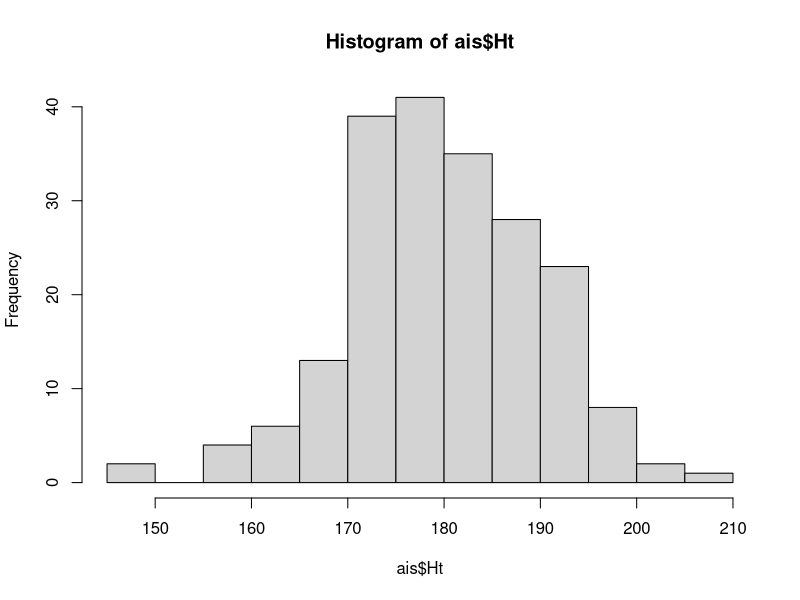
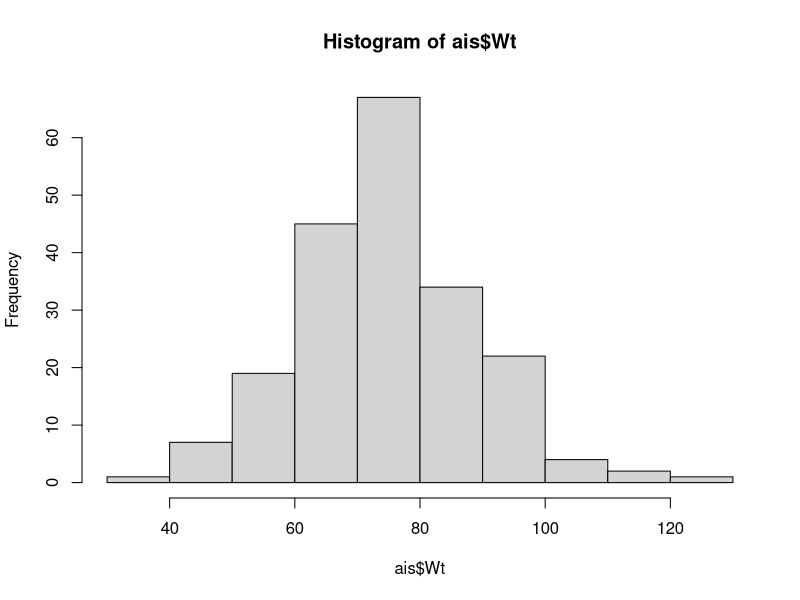
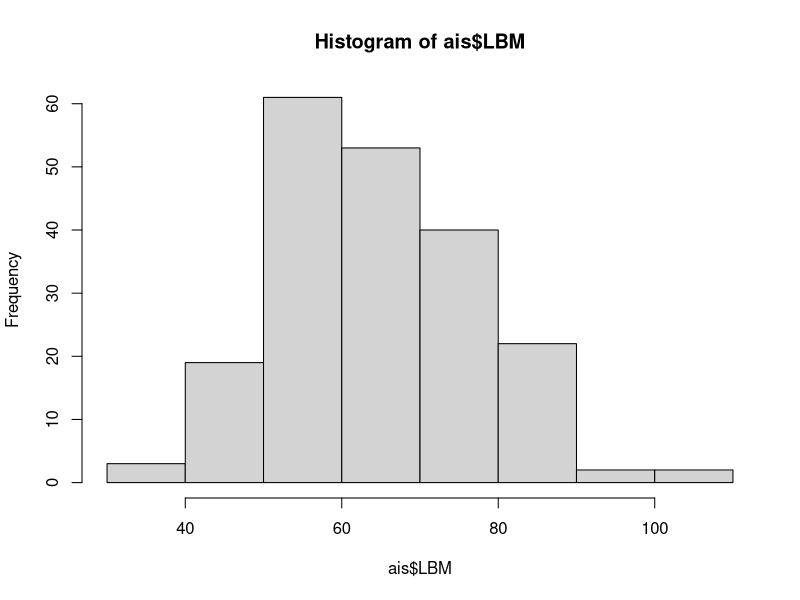
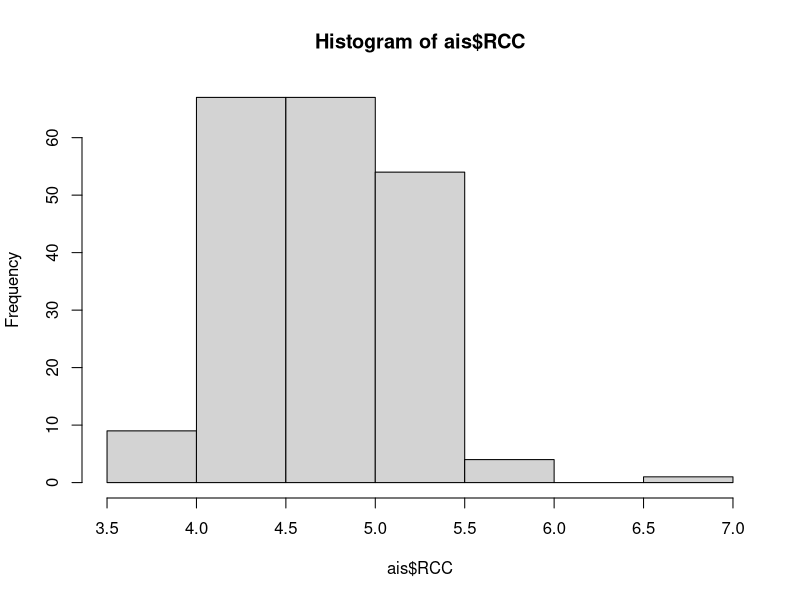
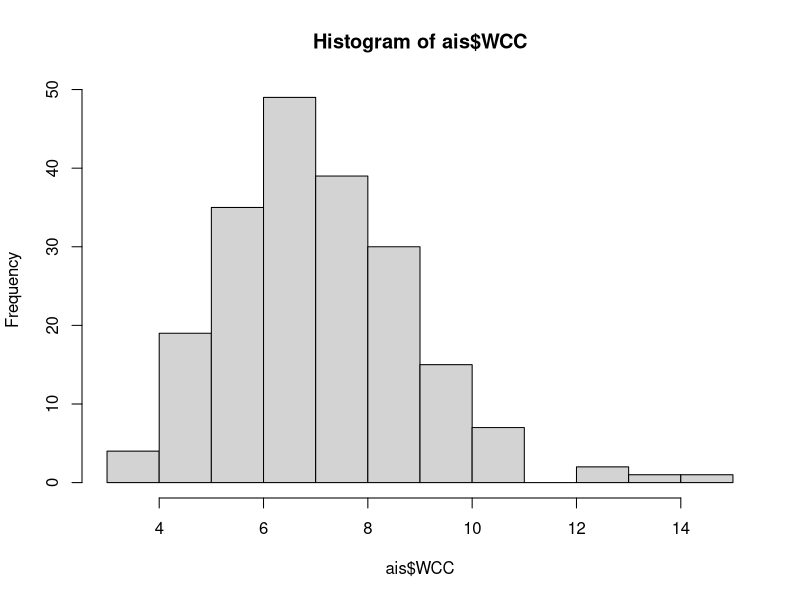
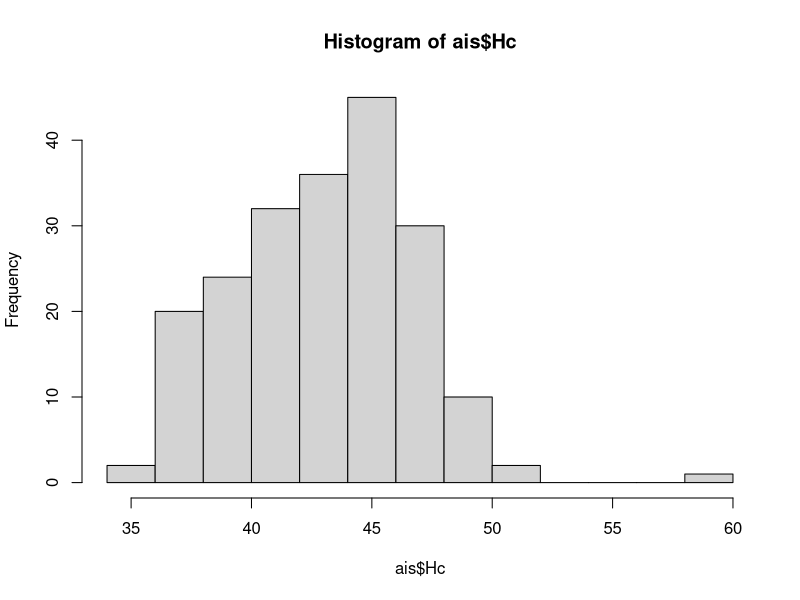
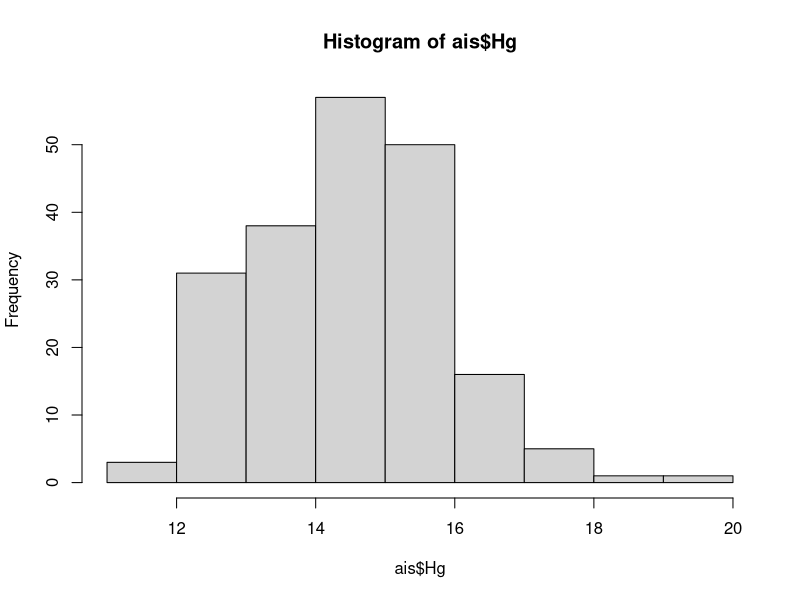
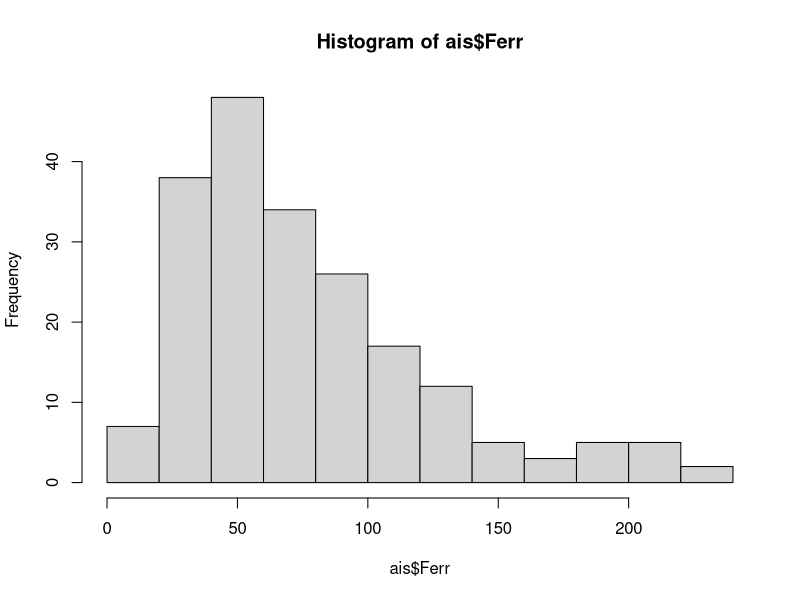

Write the R code that produced these figures, in order.
#https://www.mayoclinic.org/tests-procedures/hematocrit/about/pac-20384728
#https://www.rdocumentation.org/packages/alr4/versions/1.0.5/topics/ais
#require(MASS)

ais = read.csv("ais.csv")
#pairs(ais)
#summary(ais)

#sum(ais$Sex[which(ais$Sex == 1)])
#class(ais$Sport)
#class(ais$Sex)
#ais$Sex = as.factor(ais$Sex)
ais$Sex <- factor(ais$Sex,levels = c(0,1),labels = c("Male", "Female"))


summary(ais$Sex)
#males = which(ais$Sex == 0)
#ais$Sex = "Female"  
#ais$Sex[males] = "Male"
#summary(ais$Sport)
#names(ais)
#k nearest neighbors sport

#table(ais$Sport) #response
#table(ais$Sex) 

#plot histograms of variable to check for normality
#hist(ais$Bfat) #possible response variable looks skewed

hist(ais$Ht)
hist(ais$Wt)
hist(ais$LBM)
hist(ais$RCC)
hist(ais$WCC)
hist(ais$Hc)
hist(ais$Hg)
hist(ais$Ferr)
hist(ais$BMI)
hist(ais$SSF)



#Make variable Ball Sport if 1 if sport involves ball and zero if no ball involved.
#are there variables that predict whether an athletes plays a sport involving a ball.
#ball_sports = c("b_ball", "w_polo", "tennis", "netball")
#ais$ballsport = 0

#ais$ballsport[which(ais$Sport %in% ball_sports)] = 1
#ais$ballsport <- factor(ais$ballsport,levels = c(0,1),labels = c("No Ball", "Ball"))
ais = ais[,c(2:13)]
#table(ais$ballsport)

pairs(ais)

############################################################################################
##### Double cross-validation with a pre-defined cv function for inner model selection #####				 
############################################################################################
#install.packages("glmnet")
library(glmnet)  # use LASSO model from package glmnet 
lambdalist = c(0:10)/100  # defines models to consider


##### model selection ##### reference - PenalizedModelAssessment.R from Lesson 5
fulldata.in = ais
x.in = model.matrix(Bfat~.,data=fulldata.in)[,-1]
y.in = fulldata.in[,1]
k.in = 10 
n.in = dim(fulldata.in)[1]
groups.in = c(rep(1:k.in,floor(n.in/k.in)),1:(n.in%%k.in))  #produces list of group labels
set.seed(8)
cvgroups.in = sample(groups.in,n.in)  #orders randomly, with seed (8) 
#LASSO cross-validation
cvLASSOglm.in = cv.glmnet(x.in, y.in, lambda=lambdalist, alpha = 1, nfolds=k.in, foldid=cvgroups.in)
plot(cvLASSOglm.in$lambda,cvLASSOglm.in$cvm,type="l",lwd=2,col="red",xlab="lambda",ylab="CV(10)")
whichlowestcvLASSO.in = order(cvLASSOglm.in$cvm)[1]; min(cvLASSOglm.in$cvm)
bestlambdaLASSO = (cvLASSOglm.in$lambda)[whichlowestcvLASSO.in]; bestlambdaLASSO
abline(v=bestlambdaLASSO)
bestlambdaLASSO  # this is the lambda for the best LASSO model
LASSOfit.in = glmnet(x.in, y.in, alpha = 1,lambda=lambdalist)  # fit the model across possible lambda
LASSObestcoef = coef(LASSOfit.in, s = bestlambdaLASSO); LASSObestcoef # coefficients for the best model fit








##### model assessment OUTER shell #####
# fulldata.out = bodyfat
# k.out = 10 
# n.out = dim(fulldata.out)[1]
# #define the cross-validation splits 
# groups.out = c(rep(1:k.out,floor(n.out/k.out)),1:(n.out%%k.out))  #produces list of group labels
# set.seed(8)
# cvgroups.out = sample(groups.out,n.out)  #orders randomly, with seed (8) 
# 
# allpredictedCV.out = rep(NA,n.out)
# for (j in 1:k.out)  {  #be careful not to re-use loop indices
#   groupj.out = (cvgroups.out == j)
#   traindata.out = bodyfat[!groupj.out,]
#   trainx.out = model.matrix(BodyFatSiri~.,data=traindata.out)[,-(1:4)]
#   trainy.out = traindata.out[,3]
#   testdata.out = bodyfat[groupj.out,]
#   testx.out = model.matrix(BodyFatSiri~.,data=testdata.out)[,-(1:4)]
#   testy.out = testdata.out[,3]
#   ### entire model-fitting process ###
#   ###	:	:	:	:	:	:	:  ###
#   ###   :	:	:	:	:	:	:  ###
#   ### resulting in bestlambdaLASSO ###
#   LASSOtrainfit.out = glmnet(trainx.out, trainy.out, alpha = 1,lambda=lambdalist)
#   allpredictedCV.out[groupj.out] = predict(LASSOtrainfit.out,newx=testx.out,s=bestlambdaLASSO)
# }
# #assessment
# y.out = fulldata.out$BodyFatSiri
# CV.out = sum((allpredictedCV.out-y.out)^2)/n.out; CV.out
# R2.out = 1-sum((allpredictedCV.out-y.out)^2)/sum((y.out-mean(y.out))^2); R2.out






##### model assessment OUTER CV (with model selection INNER CV as part of model-fitting) #####
fulldata.out = ais
k.out = 10 
n.out = dim(fulldata.out)[1]
#define the cross-validation splits 
groups.out = c(rep(1:k.out,floor(n.out/k.out)),1:(n.out%%k.out))  #produces list of group labels
set.seed(8)
cvgroups.out = sample(groups.out,n.out)  #orders randomly, with seed (8) 

allpredictedCV.out = rep(NA,n.out)
for (j in 1:k.out)  {  #be careful not to re-use loop indices
  groupj.out = (cvgroups.out == j)
  traindata.out = ais[!groupj.out,]
  trainx.out = model.matrix(Bfat~.,data=traindata.out)[,-1]
  trainy.out = traindata.out[,1]
  testdata.out = ais[groupj.out,]
  testx.out = model.matrix(Bfat~.,data=testdata.out)[,-1]
  testy.out = testdata.out[,1]
  ### entire model-fitting process ###
  fulldata.in = traindata.out  # only input the data used to fit the model
  x.in = model.matrix(Bfat~.,data=fulldata.in)[,-1]
  y.in = fulldata.in[,1]
  k.in = 10 
  n.in = dim(fulldata.in)[1]
  groups.in = c(rep(1:k.in,floor(n.in/k.in)),1:(n.in%%k.in))  #produces list of group labels
  #    set.seed(8)   # do not reset seed for each internal loop
  cvgroups.in = sample(groups.in,n.in)  #orders randomly, with seed (8) 
  #LASSO cross-validation
  cvLASSOglm.in = cv.glmnet(x.in, y.in, lambda=lambdalist, alpha = 1, nfolds=k.in, foldid=cvgroups.in)
  plot(cvLASSOglm.in$lambda,cvLASSOglm.in$cvm,type="l",lwd=2,col="red",xlab="lambda",ylab="CV(10)")
  whichlowestcvLASSO.in = order(cvLASSOglm.in$cvm)[1]; min(cvLASSOglm.in$cvm)
  bestlambdaLASSO = (cvLASSOglm.in$lambda)[whichlowestcvLASSO.in]; bestlambdaLASSO
  abline(v=bestlambdaLASSO)
  ### resulting in bestlambdaLASSO ###
  LASSOtrainfit.out = glmnet(trainx.out, trainy.out, alpha = 1,lambda=lambdalist)
  allpredictedCV.out[groupj.out] = predict(LASSOtrainfit.out,newx=testx.out,s=bestlambdaLASSO)
}
#assessment
y.out = fulldata.out$Bfat
CV.out = sum((allpredictedCV.out-y.out)^2)/n.out
R2.out = 1-sum((allpredictedCV.out-y.out)^2)/sum((y.out-mean(y.out))^2)
CV.out; R2.out



























###############################################################################################
##### Double cross-validation with inner loop for selection and outer loop for assessment #####				 
###############################################################################################

#model list specification
nmodels = 11
Model1 = (Bfat ~ Sex)
Model2 = (Bfat ~ Sex+Ht)
Model3 = (Bfat ~ Sex+Ht+Wt)
Model4 = (Bfat ~ Sex+Ht+Wt+LBM)
Model5 = (Bfat ~ Sex+Ht+Wt+LBM+RCC)
Model6 = (Bfat ~ Sex+Ht+Wt+LBM+RCC+WCC)
Model7 = (Bfat ~ Sex+Ht+Wt+LBM+RCC+WCC+Hc)
Model8 = (Bfat ~ Sex+Ht+Wt+LBM+RCC+WCC+Hc+Hg)
Model9 = (Bfat ~ Sex+Ht+Wt+LBM+RCC+WCC+Hc+Hg+Ferr)
Model10 = (Bfat ~ Sex+Ht+Wt+LBM+RCC+WCC+Hc+Hg+Ferr+BMI)
Model11 = (Bfat ~ Sex+Ht+Wt+LBM+RCC+WCC+Hc+Hg+Ferr+BMI+SSF)
allModels = list(Model1,Model2,Model3,Model4,Model5,Model6,Model7,
                 Model8,Model9,Model10,Model11)	













# ##### model selection ##### reference - RcmdsCVselection from lesson 2
# fulldata.in = ais
# k.in = 10 
# n.in = dim(fulldata.in)[1]
# groups.in = c(rep(1:k.in,floor(n.in/k.in)),1:(n.in%%k.in))  #produces list of group labels
# set.seed(8)
# cvgroups.in = sample(groups.in,n.in)  #orders randomly, with seed (8) 
# 
# allpredictedCV.in = matrix(rep(NA,n.in*nmodels),ncol=nmodels)
# for (i in 1:k.in)  {
#   groupi.in = (cvgroups.in == i)
#   #fit the model
#   #placing various model fits INSIDE cross-validation loop makes the program easier-to-adapt to new model fits
#   for (m in 1:nmodels) {
#     lmfitCV.in = lm(formula = allModels[[m]],data=bodyfat,subset=!groupi.in)
#     allpredictedCV.in[groupi.in,m] = predict.lm(lmfitCV.in,fulldata.in[groupi.in,])
#   }
# }
# allmodelCV.in = rep(NA,nmodels) #place-holder for results
# for (m in 1:nmodels) { allmodelCV.in[m] = sum((allpredictedCV.in[,m]-fulldata.in$BodyFatSiri)^2)/n.in}
# plot(1:nmodels,allmodelCV.in,col="red",pch=20)
# bestmodel.in = (1:nmodels)[order(allmodelCV.in)[1]]  # actual selection
# 
# REGRbestcoef = coef(lm(formula = allModels[[bestmodel.in]], data=fulldata.in)); REGRbestcoef # coefficients for the best model fit
# bestmodel.in
# 
# 
# 
# 
# 
# 
# 
# 
# 
# 
# ##### model assessment OUTER CV shell #####
# fulldata.out = bodyfat
# k.out = 10 
# n.out = dim(fulldata.out)[1]
# #define the cross-validation splits for assessment
# groups.out = c(rep(1:k.out,floor(n.out/k.out)),1:(n.out%%k.out))  #produces list of group labels
# set.seed(8)
# cvgroups.out = sample(groups.out,n.out)  #orders randomly, with seed (8) 
# 
# allpredictedCV.out = rep(NA,n.out)
# for (j in 1:k.out)  {  #be careful not to re-use loop indices
#   groupj.out = (cvgroups.out == j)
#   traindata.out = bodyfat[!groupj.out,]
#   testdata.out = bodyfat[groupj.out,]
#   ### entire model-fitting process ###
#   ###	:	:	:	:	:	:	:  ###
#   ###   :	:	:	:	:	:	:  ###
#   ###  resulting in bestmodel.in   ###
#   lmfitCV.out = lm(allModels[[bestmodel.in]],traindata.out)
#   allpredictedCV.out[groupj.out] = predict.lm(lmfitCV.out,testdata.out)
# }
# #assessment
# y.out = fulldata.out$BodyFatSiri
# CV.out = sum((allpredictedCV.out-y.out)^2)/n.out
# R2.out = 1-sum((allpredictedCV.out-y.out)^2)/sum((y.out-mean(y.out))^2)
# CV.out; R2.out









##### model assessment OUTER CV (with model selection INNER CV as part of model-fitting) #####
fulldata.out = ais
k.out = 10 
n.out = dim(fulldata.out)[1]
#define the cross-validation splits for assessment
groups.out = c(rep(1:k.out,floor(n.out/k.out)),1:(n.out%%k.out))  #produces list of group labels
set.seed(8)
cvgroups.out = sample(groups.out,n.out)  #orders randomly, with seed (8) 

allpredictedCV.out = rep(NA,n.out)
for (j in 1:k.out)  {  #be careful not to re-use loop indices
  groupj.out = (cvgroups.out == j)
  traindata.out = ais[!groupj.out,]
  testdata.out = ais[groupj.out,]
  ### entire model-fitting process ###
  fulldata.in = traindata.out   # only input the data used to fit the model
  k.in = 10 
  n.in = dim(fulldata.in)[1]
  groups.in = c(rep(1:k.in,floor(n.in/k.in)),1:(n.in%%k.in))  #produces list of group labels
  #    set.seed(8)   # do not reset seed for each internal loop
  cvgroups.in = sample(groups.in,n.in)  #orders randomly, with seed (8) 
  
  allpredictedCV.in = matrix(rep(NA,n.in*nmodels),ncol=nmodels)  
  for (i in 1:k.in)  {
    groupi.in = (cvgroups.in == i)
    for (m in 1:nmodels) {
      lmfitCV.in = lm(formula = allModels[[m]],data=ais,subset=!groupi.in)
      allpredictedCV.in[groupi.in,m] = predict.lm(lmfitCV.in,fulldata.in[groupi.in,])
    }
  }
  allmodelCV.in = rep(NA,nmodels) #place-holder for results
  for (m in 1:nmodels) { allmodelCV.in[m] = sum((allpredictedCV.in[,m]-fulldata.in$Bfat)^2)/n.in}
  plot(1:nmodels,allmodelCV.in,col="red",pch=20)
  bestmodel.in = (1:nmodels)[order(allmodelCV.in)[1]]  # actual selection
  ###  resulting in bestmodel.in   ###
  lmfitCV.out = lm(allModels[[bestmodel.in]],traindata.out)
  allpredictedCV.out[groupj.out] = predict.lm(lmfitCV.out,testdata.out)
}
#assessment
y.out = fulldata.out$Bfat
CV.out = sum((allpredictedCV.out-y.out)^2)/n.out
R2.out = 1-sum((allpredictedCV.out-y.out)^2)/sum((y.out-mean(y.out))^2)
CV.out; R2.out
